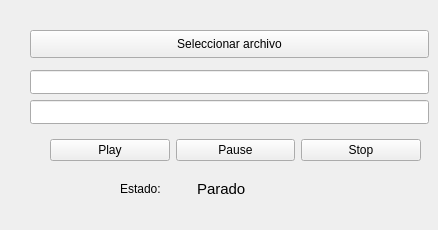
    <widget class="QWidget" name="tab_2">
     <attribute name="title">
      <string>Archivo</string>
     </attribute>
     <widget class="QWidget" name="layoutWidget_7">
      <property name="geometry">
       <rect>
        <x>50</x>
        <y>130</y>
        <width>371</width>
        <height>41</height>
       </rect>
      </property>
      <layout class="QHBoxLayout" name="horizontalLayout_5">
       <item>
        <widget class="QPushButton" name="Archive_setpoint_play">
         <property name="text">
          <string>Play</string>
         </property>
         <property name="icon">
          <iconset>
           <normaloff>../../../../../../../../../../../../Downloads/play.png</normaloff>
           <normalon>../../../../../../../../../../../../Downloads/play.png</normalon>../../../../../../../../../../../../Downloads/play.png</iconset>
         </property>
        </widget>
       </item>
       <item>
        <widget class="QPushButton" name="Archive_setpoint_pause">
         <property name="text">
          <string>Pause</string>
         </property>
         <property name="icon">
          <iconset>
           <normaloff>../../../../../../../../../../../../Downloads/pause.png</normaloff>../../../../../../../../../../../../Downloads/pause.png</iconset>
         </property>
        </widget>
       </item>
       <item>
        <widget class="QPushButton" name="Archive_setpoint_stop">
         <property name="text">
          <string>Stop</string>
         </property>
         <property name="icon">
          <iconset>
           <normaloff>../../../../../../../../../../../../Downloads/stop.png</normaloff>../../../../../../../../../../../../Downloads/stop.png</iconset>
         </property>
        </widget>
       </item>
      </layout>
     </widget>
     <widget class="QLineEdit" name="nombre_carpeta_setpoint">
      <property name="geometry">
       <rect>
        <x>30</x>
        <y>70</y>
        <width>399</width>
        <height>24</height>
       </rect>
      </property>
      <property name="text">
       <string/>
      </property>
     </widget>
     <widget class="QLineEdit" name="nombre_archivo_setpoint">
      <property name="geometry">
       <rect>
        <x>30</x>
        <y>100</y>
        <width>399</width>
        <height>24</height>
       </rect>
      </property>
      <property name="text">
       <string/>
      </property>
     </widget>
     <widget class="QPushButton" name="archivo_setpoint_btn">
      <property name="geometry">
       <rect>
        <x>30</x>
        <y>30</y>
        <width>399</width>
        <height>28</height>
       </rect>
      </property>
      <property name="text">
       <string>Seleccionar archivo</string>
      </property>
     </widget>
     <widget class="QWidget" name="layoutWidget_8">
      <property name="geometry">
       <rect>
        <x>120</x>
        <y>180</y>
        <width>251</width>
        <height>41</height>
       </rect>
      </property>
      <layout class="QFormLayout" name="formLayout_9">
       <item row="0" column="0">
        <widget class="QLabel" name="frecuenciaLabel_9">
         <property name="text">
          <string>Estado:         </string>
         </property>
        </widget>
       </item>
       <item row="0" column="1">
        <widget class="QLabel" name="Archive_state">
         <property name="enabled">
          <bool>true</bool>
         </property>
         <property name="font">
          <font>
           <pointsize>11</pointsize>
          </font>
         </property>
         <property name="text">
          <string>Parado</string>
         </property>
        </widget>
       </item>
      </layout>
     </widget>
    </widget>
